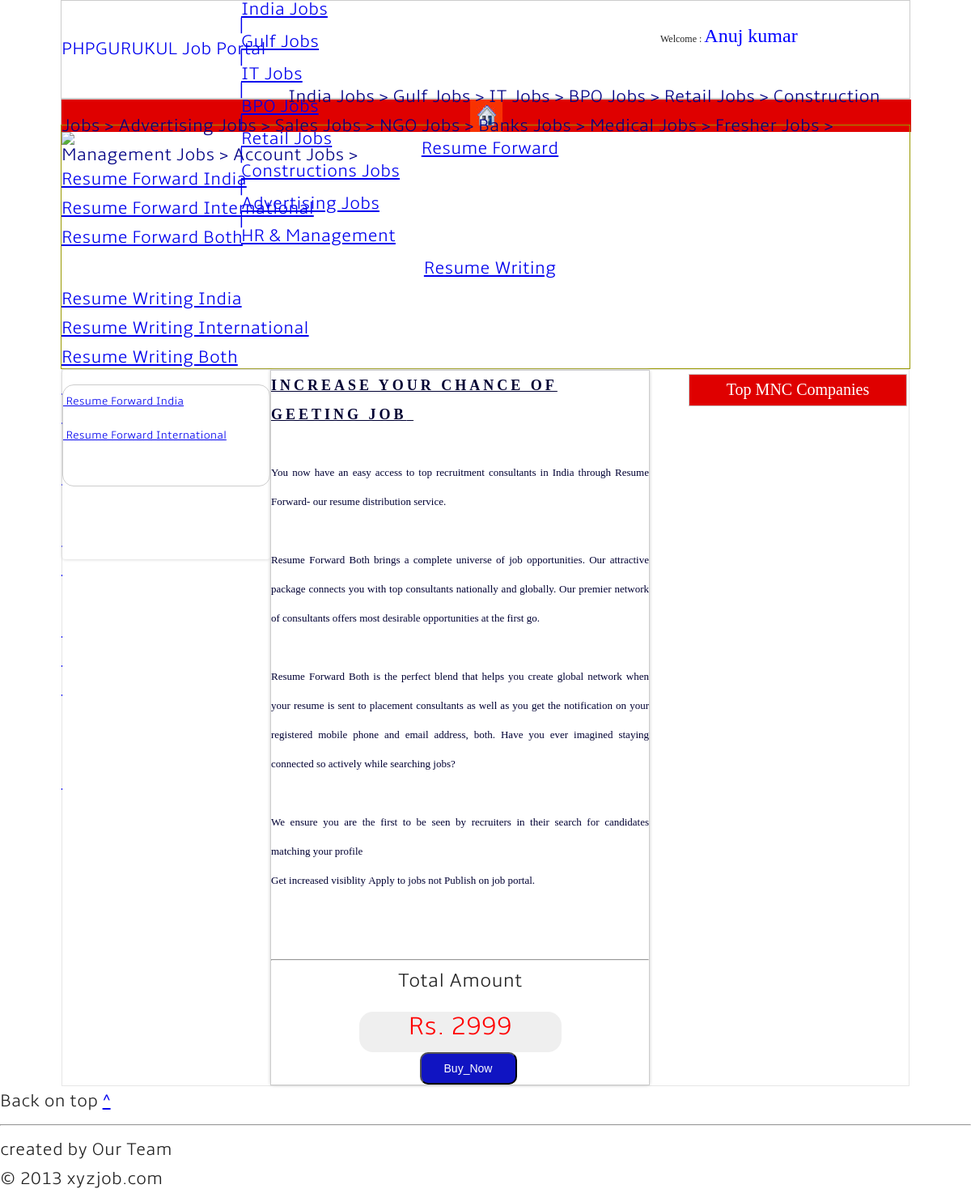
The page /ResumeForwardBoth.php (signed in) on the database its author committed.
### tables this page shows
CREATE TABLE IF NOT EXISTS `static` (
  `static_id` int(11) NOT NULL,
  `page` varchar(128) NOT NULL,
  `details` longtext NOT NULL
);

CREATE TABLE IF NOT EXISTS `resume_frwd_price` (
  `ser_no` int(11) NOT NULL,
  `ser_code` varchar(50) NOT NULL,
  `detail` varchar(200) NOT NULL,
  `price` int(100) NOT NULL
);

### ResumeForwardBoth.php (the view, shortened to what this page needs)
<!DOCTYPE html PUBLIC "-//W3C//DTD XHTML 1.0 Transitional//EN" "http://www.w3.org/TR/xhtml1/DTD/xhtml1-transitional.dtd">
<html xmlns="http://www.w3.org/1999/xhtml">
<head>
<link rel="stylesheet" href="css/style.css" type="text/css" />
</head>
<body style=" background-color:#FFFFFF;" >
<div style="width:100%; height:auto; border:solid 0px #990000;">
<div style="width:1050px;  height:auto; margin:auto; border:solid 0px #00FF00;">
<div style="width:1048px; height:120px; background-color:#FFFFFF; border:solid 1px #CCCCCC;">
<?php
	if(isset($_SESSION['EMAIL']))
	{
		include('myaccountheader.php');
	}
	else
	{
		include('header.php');
	}
?></div>
<div style="width:1048px; height:30px;background-color:#1B43E2; border:solid 1px #CCCCCC;">
<?php
	if(isset($_SESSION['EMAIL']))
	{
		include('ma_menu.php');
	}
	else
	{
		include('menu.php');
	}
?>
</div>
<div style="1048px; height:300px; border:solid 1px #999900;">
<img src="images/resumeforword.gif" />
</div>
<table style="width:1048px; height:auto; border:solid 1px #E6E6E6; margin:auto;">
  <tr><td>
		<table style=" border:#000000 0px solid;background-color:#FFFFFF; float:left; height:auto; width:1044px;">
		<tr>
		<td>
		<table style="width:255px; margin-top:0px;  background-color:#FFFFFF; font-size:14px; height:auto;border-radius: 4px; box-shadow: 0px 0px 4px #CCCCCC; float:left;  border: 0px #CCCCCC solid;">
	<tr><td>
	<table style="width:255px;margin-left:0px; margin-right:0px; margin-bottom:90px;margin-top:0px;">
	<tr>
	<td style="height:auto; border: 0px #CCCCCC solid; ">
<div style=" width:255px float:left; height:auto;  ">
<link rel="stylesheet" href="css_middle/style.css" type="text/css" />
<ul id="css3menu11" class="topmenu" style="margin-top:18px;;border-radius: 14px;width:255px;border: 1px #CCCCCC solid; margin-left:0px;">
	<li class="topfirst"><a href="ResumeForwardIndia.php" style="height:40px;line-height:40px; width:255px; border-radius:15px 15px 0px 0px; border:#000000 0px solid;">       <div style="padding-left:0px;"><b> &nbsp;Resume Forward India</b></div></a></li>
 <li style="height:2px;width:265px;"></li>
	<li class="toplast"><a href="ResumeForwardInternational.php" style="height:40px;line-height:40px; width:255px;"><div style="padding-left:0px;"><b> &nbsp;Resume Forward International</b></div></a></li>
 <li style="height:2px;width:265px;"></li>
    <li class="topmenu"><a href="ResumeForwardBoth.php" style="height:40px; background-color:#000000; color:#FFFFFF;line-height:40px;margin-left:0px; width:255px;"><div style="padding-left:0px;"><b> &nbsp;Resume Forward Both</b></div></a></li>
</ul></div>
	</td></tr>
	</table></td></tr>
		</table>
				<table style="width:467px; background-color:#FFFFFF; font-size:14px; height:auto;border-radius: 4px; box-shadow: 0px 0px 4px #CCCCCC; float:left;  border: 1px #CCCCCC solid;">
	<tr><td>
	<table style="width:467px;margin-left:0px; margin-right:0px; ">
	<tr>
	<td style="height:auto; border: 0px #CCCCCC solid; ">
	 <?php
$server=mysql_query("select * from static where page='ResumeForwardBoth'");
while($get=mysql_fetch_array($server))
{
       echo $get['details'];
}
?>
	</td></tr>
		<tr>
	<td style="height:auto; border: 0px #CCCCCC solid; " align="center">
	<hr />
	<strong style="width:255px; height:auto;border: 0px #CCCCCC solid; font-size:24px;" align="center"> <b>Total Amount</b></strong>
			<div style="width:250px; height:50px;border:solid 0px #999900;background-color:#EFEFEF; font-size:40px; border-radius:17px 17px 17px 17px;"align="center">
	<div style="width:200px; height:40px; margin-top:20px; border:#000000 0px solid;" align="center">
		<form method='post' action='data.php' name='frm1'>
					<?php include('dbconnection.php');
					$ser="Resume Forward Both";
					$result=mysql_query("select * from resume_frwd_price where detail='$ser' ");
					$resume=array();
					while($data=mysql_fetch_array($result))
					{
				       $resume[]=$data;
					} ?>
					<font color='red' size='6'><b><?php foreach($resume as $res){ echo"Rs. $res[3]";} ?></b></font>
					<input type='hidden' name='service' value='<?php foreach($resume as $res){ echo $res[2];} ?>' /></div></div></p>
					<p align="center"><a href="data.php"><input type="submit" name="RF" value="Buy_Now" style=" color:#FFFFFF; margin-left:20px;font-family:Arial, Helvetica, sans-serif; background-color:#1014C2; border-radius:10px 10px 10px 10px; width:120px; height:40px; font-size:14px;"></a></p></td>
</form></div></div>
		<table style="width:270px;  float:right; height:auto;border: 0px #000 solid;" align="right">
		<tr style="width:270px; height:18px;border: 0px #F3F3F3 solid;">
		<td style="border:#000000 0px solid;" ><div style=" width:270px;background-color:#FFFFFF; float:left; height:60px;  border:solid 0px #999900;"><table style="width:270px; height:40px; border:solid 1px #CCCCCC; color:#FFFFFF; margin-top:5px; background-color:#DF0000; font-size:20px; font-family:Comic Sans MS;"><font style="margin-left:0px;">
<tr style="width:270px; " align="center"><td><b>Top MNC Companies</b></td></tr></font> </table>
</div>
</td>
</tr>
		</table>
<div style="width:100%; height:auto; margin:auto; border:solid 0px #000000;">
<?php include('footer.php');?>
</div>
</body>
</html>

### style.css (style rules this page uses)
html, body, div, span, applet, object, iframe, h1, h2, h3, h4, h5, h6, p, blockquote, pre, a, abbr, acronym, address, big, cite, code, del, dfn, em, img, ins, kbd, q, s, samp, small, strike, strong, sub, sup, tt, var, b, u, i, center, dl, dt, dd, ol, ul, li, fieldset, form, label, legend, table, caption, tbody, tfoot, thead, tr, th, td, article, aside, canvas, details, embed, figure, figcaption, footer, header, hgroup, menu, nav, output, ruby, section, summary, time, mark, audio, video { margin: 0; padding: 0; border: 0; font-size: 100%; font: inherit; vertical-align: baseline; }
body { line-height: 1; }
ol, ul { list-style: none; }
table { border-collapse: collapse; border-spacing: 0; }
body { font-family: 'amblelight'; font-size: 22px; line-height: 36px; font-weight:300; color:#222222; }
h1,h2,h3,h4,h5 { font-family: 'Raleway', sans-serif; font-weight:900; letter-spacing:4px; text-transform:uppercase; }

### rows shown on the page
static: details "INCREASE YOUR CHANCE OF GEETING JOB You now have an easy access to top recruitment consultants in India through Resume Forward- our resume distribution service. Resume Forward Both brings a complete universe of job opportunities. Our attractive package connects you with top consultants nationally and globally. Our premier network of consultants offers most desirable opportunities at the first go. Resume Forward Both is the perfect blend that helps you create global network when your resume is sent to placement consultants as well as you get the notification on your registered mobile phone and email address, both. Have you ever imagined staying connected so actively while searching jobs? We…"
resume_frwd_price: price "2999"

### other values the page prints
$name "Anuj kumar"
